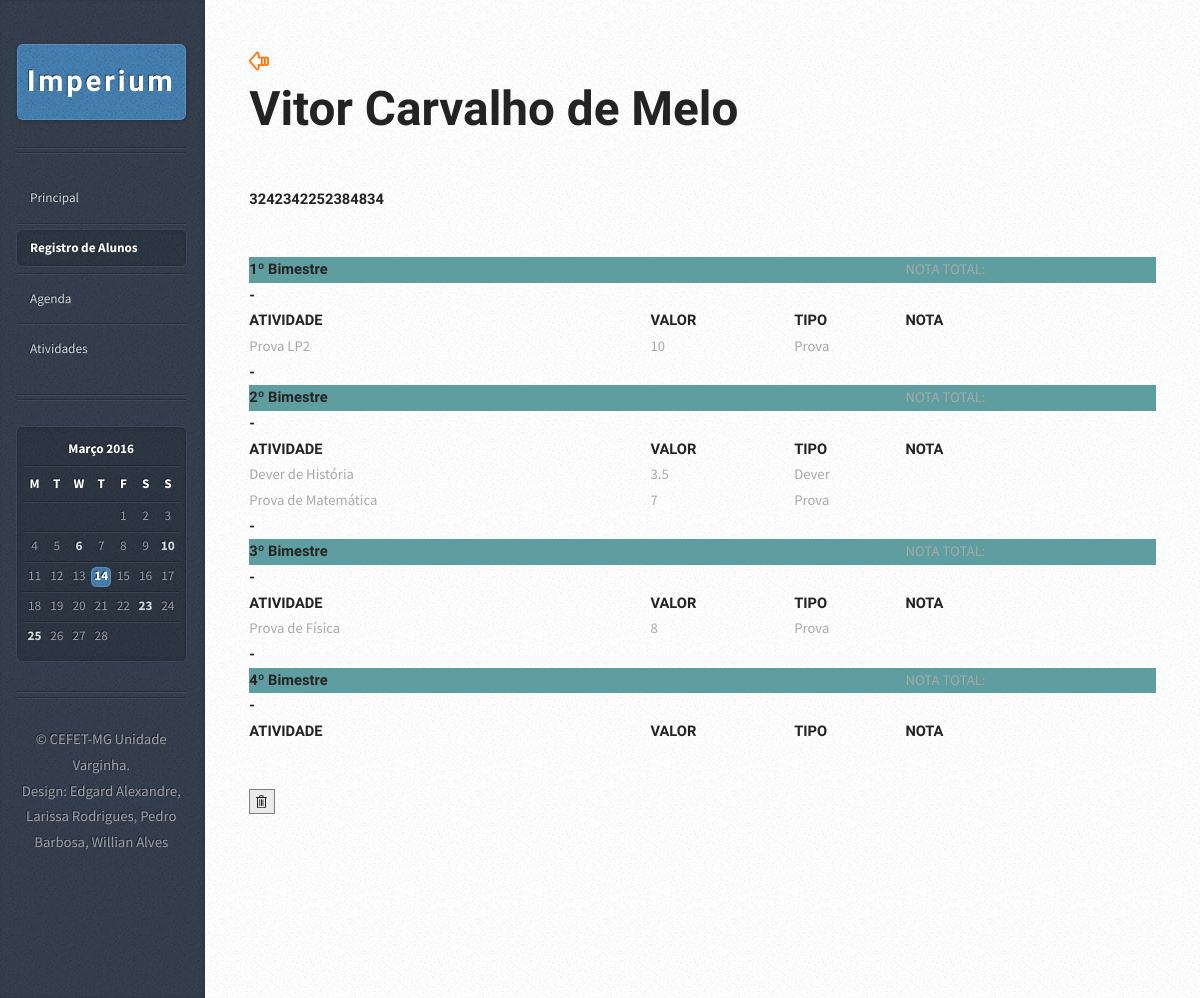
Screenshot of /alunoRegistro.php?id=4 with the database file from the repository.
### tables this page shows
CREATE TABLE IF NOT EXISTS `aluno` (
  `idAluno` int(11) NOT NULL AUTO_INCREMENT,
  `nomeAluno` varchar(45) NOT NULL,
  `matricula` varchar(45) NOT NULL,
  `frequencia` int(11) DEFAULT NULL,
  `idTurmaAluno` int(11) NOT NULL,
  PRIMARY KEY (`idAluno`),
  KEY `idTurmaAluno` (`idTurmaAluno`)
);

CREATE TABLE IF NOT EXISTS `atividade` (
  `idAtividade` int(11) NOT NULL AUTO_INCREMENT,
  `nomeAtividade` varchar(45) NOT NULL,
  `valorAtividade` float NOT NULL,
  `bimestreAtividade` varchar(45) NOT NULL,
  `tipoAtividade` varchar(45) NOT NULL,
  `idTurmaAtividade` int(11) NOT NULL,
  PRIMARY KEY (`idAtividade`),
  KEY `idTurmaAtividade` (`idTurmaAtividade`)
);

### alunoRegistro.php (the view, shortened to what this page needs)
<?php
    $PDO = db_connect();
	$aux = $_GET["id"];
    $sql = "SELECT idAluno, nomeAluno, matricula, frequencia, idTurmaAluno FROM Aluno WHERE idAluno = :idAluno ORDER BY nomeAluno ASC";
	$sql2 = "SELECT idAtividade, nomeAtividade, valorAtividade, bimestreAtividade, tipoAtividade, idTurmaAtividade FROM Atividade WHERE idTurmaAtividade = :idTurmaAtividade && bimestreAtividade = '1º Bimestre' ORDER BY bimestreAtividade ASC";
    $sql3 = "SELECT idAtividade, nomeAtividade, valorAtividade, bimestreAtividade, tipoAtividade, idTurmaAtividade FROM Atividade WHERE idTurmaAtividade = :idTurmaAtividade && bimestreAtividade = '2º Bimestre' ORDER BY bimestreAtividade ASC";
    $sql4 = "SELECT idAtividade, nomeAtividade, valorAtividade, bimestreAtividade, tipoAtividade, idTurmaAtividade FROM Atividade WHERE idTurmaAtividade = :idTurmaAtividade && bimestreAtividade = '3º Bimestre' ORDER BY bimestreAtividade ASC";
    $stmt = $PDO->prepare($sql);
	$stmt2 = $PDO->prepare($sql2);
    $stmt3 = $PDO->prepare($sql3);
    $stmt4 = $PDO->prepare($sql4);
    $stmt->execute(array(':idAluno' => $aux));
?>
<!DOCTYPE HTML>
<html>
<head>
		<link rel="stylesheet" href="assets/css/mainScreen.css" />
        <link rel="stylesheet" href="assets/css/style.css" />
	</head>
<body>
<div id="content">
    <div class="inner">
        <article class="box post post-excerpt">
            <header>
        <?php $Aluno = $stmt->fetch(PDO::FETCH_ASSOC)?>
		<a href = "alunoLista.php?id=<?php echo $Aluno['idTurmaAluno']?>"><img src = "images/icone-voltar.png"></a><br>
            <h2><p><?php echo $Aluno['nomeAluno']?></p></h2>
            <h3><p><?php echo $Aluno['matricula']?></p></h3>
            <?php $stmt2->execute(array(':idTurmaAtividade' => $Aluno['idTurmaAluno'])); ?>
            <?php $stmt3->execute(array(':idTurmaAtividade' => $Aluno['idTurmaAluno'])); ?>
            <?php $stmt4->execute(array(':idTurmaAtividade' => $Aluno['idTurmaAluno'])); ?>
            </header>
			<table>
                <tr id="pbim">
                    <td><h5>1º Bimestre</h5></td>
                    <td><h5> </h5></td>
					<td><h5> </h5></td>
                    <td>NOTA TOTAL:</td>
                </tr>
                <tr>
                    <td><h5>-</h5></td>
                </tr>
				<tr>
					<td><h5>ATIVIDADE</h5></td>
					<td><h5>VALOR</h5></td>
					<td><h5>TIPO</h5></td>
                    <td><h5>NOTA</h5></td>
				</tr>
				 <?php while($Atividade = $stmt2->fetch(PDO::FETCH_ASSOC)): ?>
                        <tr>
                            <td><?php echo $Atividade['nomeAtividade'] ?></td>
                            <td><?php echo $Atividade['valorAtividade'] ?></td>
                            <td><?php echo $Atividade['tipoAtividade'] ?></td>
                        </tr>
                <?php endwhile; ?>
                <tr>
                    <td><h5>-</h5></td>
                </tr>
                <tr id="sbim">
                    <td><h5>2º Bimestre</h5></td>
                    <td><h5> </h5></td>
					<td><h5> </h5></td>
                    <td>NOTA TOTAL:</td>
                </tr>
                <tr>
                    <td><h5>-</h5></td>
                </tr>
				<tr>
					<td><h5>ATIVIDADE</h5></td>
					<td><h5>VALOR</h5></td>
					<td><h5>TIPO</h5></td>
                    <td><h5>NOTA</h5></td>
				</tr>
				 <?php while($Atividade = $stmt3->fetch(PDO::FETCH_ASSOC)): ?>
                        <tr>
                            <td><?php echo $Atividade['nomeAtividade'] ?></td>
                            <td><?php echo $Atividade['valorAtividade'] ?></td>
                            <td><?php echo $Atividade['tipoAtividade'] ?></td>
                        </tr>
                <?php endwhile; ?>
                <tr>
                    <td><h5>-</h5></td>
                </tr>
                <tr id="tbim">
                    <td><h5>3º Bimestre</h5></td>
                    <td><h5> </h5></td>
					<td><h5> </h5></td>
                    <td>NOTA TOTAL:</td>
                </tr>
                <tr>
                    <td><h5>-</h5></td>
                </tr>
				<tr>
					<td><h5>ATIVIDADE</h5></td>
					<td><h5>VALOR</h5></td>
					<td><h5>TIPO</h5></td>
                    <td><h5>NOTA</h5></td>
				</tr>
				 <?php while($Atividade = $stmt4->fetch(PDO::FETCH_ASSOC)): ?>
                        <tr>
                            <td><?php echo $Atividade['nomeAtividade'] ?></td>
                            <td><?php echo $Atividade['valorAtividade'] ?></td>
                            <td><?php echo $Atividade['tipoAtividade'] ?></td>
                        </tr>
                <?php endwhile; ?>
                <tr>
                    <td><h5>-</h5></td>
                </tr>
                <tr id="qbim">
                    <td><h5>4º Bimestre</h5></td>
                    <td><h5> </h5></td>
					<td><h5> </h5></td>
                    <td>NOTA TOTAL:</td>
                </tr>
                <tr>
                    <td><h5>-</h5></td>
                </tr>
				<tr>
					<td><h5>ATIVIDADE</h5></td>
					<td><h5>VALOR</h5></td>
					<td><h5>TIPO</h5></td>
                    <td><h5>NOTA</h5></td>
				</tr>
        </table>
        </article>
			<a onClick = "if(confirm('Tem certeza que deseja excluir permanentemente este aluno?')) location.href = 'deleteAluno.php?id=<?php echo $Aluno['idAluno']?>';"><img src = "images/pbi_deleteicon.png"></a>
    </div>
</div>
			<div id="sidebar">
					<h1 id="logo"><a href="#">Imperium</a></h1>
					<nav id="nav">
						<ul>
							<li><a href="indexMain.html">Principal</a></li>
							<li class="current"><a href="turmaRegistro.php">Registro de Alunos</a></li>
							<li><a href="calendario.html">Agenda</a></li>
							<li><a href="relatorios.html">Atividades</a></li>
						</ul>
					</nav>
					<section class="box calendar">
						<div class="inner">
							<table>
								<caption>Março 2016</caption>
								<thead>
									<tr>
										<th scope="col" title="Monday">M</th>
										<th scope="col" title="Tuesday">T</th>
										<th scope="col" title="Wednesday">W</th>
										<th scope="col" title="Thursday">T</th>
										<th scope="col" title="Friday">F</th>
										<th scope="col" title="Saturday">S</th>
										<th scope="col" title="Sunday">S</th>
									</tr>
								</thead>
								<tbody>
									<tr>
										<td colspan="4" class="pad"><span>&nbsp;</span></td>
										<td><span>1</span></td>
										<td><span>2</span></td>
										<td><span>3</span></td>
									</tr>
									<tr>
										<td><span>4</span></td>
										<td><span>5</span></td>
										<td><a href="#">6</a></td>
										<td><span>7</span></td>
										<td><span>8</span></td>
										<td><span>9</span></td>
										<td><a href="#">10</a></td>
									</tr>
									<tr>
										<td><span>11</span></td>
										<td><span>12</span></td>
										<td><span>13</span></td>
										<td class="today"><a href="#">14</a></td>
										<td><span>15</span></td>
										<td><span>16</span></td>
										<td><span>17</span></td>
									</tr>
									<tr>
										<td><span>18</span></td>
										<td><span>19</span></td>
										<td><span>20</span></td>
										<td><span>21</span></td>
										<td><span>22</span></td>
										<td><a href="#">23</a></td>
										<td><span>24</span></td>
									</tr>
									<tr>
										<td><a href="#">25</a></td>
										<td><span>26</span></td>
										<td><span>27</span></td>
										<td><span>28</span></td>
										<td class="pad" colspan="3"><span>&nbsp;</span></td>
									</tr>
								</tbody>
							</table>
						</div>
					</section>
					<ul id="copyright">
						<li>&copy; CEFET-MG Unidade Varginha.</li><li>Design: Edgard Alexandre, Larissa Rodrigues, Pedro Barbosa, Willian Alves</a></li>
					</ul>
			</div>
	</body>
</html>

### assets/css/style.css (style rules this page uses)
#pbim { background-color: cadetblue; }
#sbim { background-color: cadetblue; }
#tbim { background-color: cadetblue; }
#qbim { background-color: cadetblue; }

### rows the page displays
aluno: nomeAluno "Vitor Carvalho de Melo", matricula "3242342252384834"
atividade: nomeAtividade "Prova LP2", valorAtividade "10", tipoAtividade "Prova"
atividade: nomeAtividade "Dever de História", valorAtividade "3.5", tipoAtividade "Dever"
atividade: nomeAtividade "Prova de Matemática", valorAtividade "7", tipoAtividade "Prova"
atividade: nomeAtividade "Prova de Física", valorAtividade "8", tipoAtividade "Prova"
